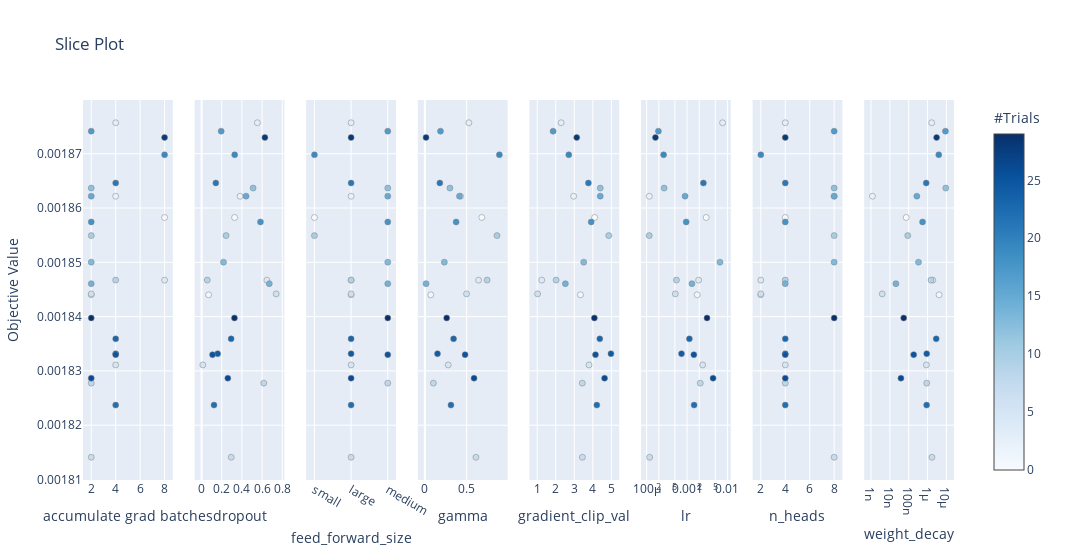

Source (notebook cell):
### Code cell
optuna.visualization.plot_slice(study)

### Figure 1 — Plotly figure (JSON) as saved in the notebook; plotly's stock layout.template omitted (floating-point values rounded to 4 significant figures)
{"data": [{"marker": {"color": [0, 1, 2, 3, 4, 5, 6, 7, 8, 9, 10, 12, 13, 14, 15, 17, 18, 19, 21, 22, 23, 24, 25, 26, 28, 29], "colorbar": {"title": {"text": "#Trials"}, "x": 1, "xpad": 40}, "colorscale": [[0, "rgb(247,251,255)"], [0.125, "rgb(222,235,247)"], [0.25, "rgb(198,219,239)"], [0.375, "rgb(158,202,225)"], [0.5, "rgb(107,174,214)"], [0.625, "rgb(66,146,198)"], [0.75, "rgb(33,113,181)"], [0.875, "rgb(8,81,156)"], [1, "rgb(8,48,107)"]], "line": {"color": "Grey", "width": 0.5}, "showscale": true}, "mode": "markers", "showlegend": false, "type": "scatter", "x": [8, 2, 4, 4, 8, 4, 2, 2, 2, 4, 2, 2, 2, 2, 2, 2, 2, 8, 4, 4, 4, 4, 4, 2, 8, 2], "xaxis": "x", "y": [0.001858, 0.001844, 0.001862, 0.001876, 0.001847, 0.001831, 0.001844, 0.001814, 0.001828, 0.001847, 0.001855, 0.001864, 0.00185, 0.001846, 0.001862, 0.001874, 0.001857, 0.00187, 0.001865, 0.001824, 0.001836, 0.001833, 0.001833, 0.001829, 0.001873, 0.00184], "yaxis": "y"}, {"marker": {"color": [0, 1, 2, 3, 4, 5, 6, 7, 8, 9, 10, 12, 13, 14, 15, 17, 18, 19, 21, 22, 23, 24, 25, 26, 28, 29], "colorbar": {"title": {"text": "#Trials"}, "x": 1, "xpad": 40}, "colorscale": [[0, "rgb(247,251,255)"], [0.125, "rgb(222,235,247)"], [0.25, "rgb(198,219,239)"], [0.375, "rgb(158,202,225)"], [0.5, "rgb(107,174,214)"], [0.625, "rgb(66,146,198)"], [0.75, "rgb(33,113,181)"], [0.875, "rgb(8,81,156)"], [1, "rgb(8,48,107)"]], "line": {"color": "Grey", "width": 0.5}, "showscale": false}, "mode": "markers", "showlegend": false, "type": "scatter", "x": [0.3273, 0.06981, 0.3816, 0.5531, 0.6475, 0.01246, 0.7395, 0.294, 0.6166, 0.05679, 0.2428, 0.5109, 0.2175, 0.6713, 0.4411, 0.1943, 0.5838, 0.3282, 0.1413, 0.1232, 0.2929, 0.1596, 0.1084, 0.2602, 0.6277, 0.3258], "xaxis": "x2", "y": [0.001858, 0.001844, 0.001862, 0.001876, 0.001847, 0.001831, 0.001844, 0.001814, 0.001828, 0.001847, 0.001855, 0.001864, 0.00185, 0.001846, 0.001862, 0.001874, 0.001857, 0.00187, 0.001865, 0.001824, 0.001836, 0.001833, 0.001833, 0.001829, 0.001873, 0.00184], "yaxis": "y2"}, {"marker": {"color": [0, 1, 2, 3, 4, 5, 6, 7, 8, 9, 10, 12, 13, 14, 15, 17, 18, 19, 21, 22, 23, 24, 25, 26, 28, 29], "colorbar": {"title": {"text": "#Trials"}, "x": 1, "xpad": 40}, "colorscale": [[0, "rgb(247,251,255)"], [0.125, "rgb(222,235,247)"], [0.25, "rgb(198,219,239)"], [0.375, "rgb(158,202,225)"], [0.5, "rgb(107,174,214)"], [0.625, "rgb(66,146,198)"], [0.75, "rgb(33,113,181)"], [0.875, "rgb(8,81,156)"], [1, "rgb(8,48,107)"]], "line": {"color": "Grey", "width": 0.5}, "showscale": false}, "mode": "markers", "showlegend": false, "type": "scatter", "x": ["small", "large", "large", "large", "large", "large", "large", "large", "medium", "large", "small", "medium", "medium", "medium", "medium", "medium", "medium", "small", "large", "large", "large", "large", "medium", "large", "large", "medium"], "xaxis": "x3", "y": [0.001858, 0.001844, 0.001862, 0.001876, 0.001847, 0.001831, 0.001844, 0.001814, 0.001828, 0.001847, 0.001855, 0.001864, 0.00185, 0.001846, 0.001862, 0.001874, 0.001857, 0.00187, 0.001865, 0.001824, 0.001836, 0.001833, 0.001833, 0.001829, 0.001873, 0.00184], "yaxis": "y3"}, {"marker": {"color": [0, 1, 2, 3, 4, 5, 6, 7, 8, 9, 10, 12, 13, 14, 15, 17, 18, 19, 21, 22, 23, 24, 25, 26, 28, 29], "colorbar": {"title": {"text": "#Trials"}, "x": 1, "xpad": 40}, "colorscale": [[0, "rgb(247,251,255)"], [0.125, "rgb(222,235,247)"], [0.25, "rgb(198,219,239)"], [0.375, "rgb(158,202,225)"], [0.5, "rgb(107,174,214)"], [0.625, "rgb(66,146,198)"], [0.75, "rgb(33,113,181)"], [0.875, "rgb(8,81,156)"], [1, "rgb(8,48,107)"]], "line": {"color": "Grey", "width": 0.5}, "showscale": false}, "mode": "markers", "showlegend": false, "type": "scatter", "x": [0.6821, 0.07077, 0.4285, 0.5271, 0.6434, 0.2795, 0.4991, 0.6113, 0.1018, 0.746, 0.8639, 0.3004, 0.2332, 0.01403, 0.4145, 0.1869, 0.3744, 0.8924, 0.1793, 0.3124, 0.3438, 0.1513, 0.4816, 0.5889, 0.01383, 0.2611], "xaxis": "x4", "y": [0.001858, 0.001844, 0.001862, 0.001876, 0.001847, 0.001831, 0.001844, 0.001814, 0.001828, 0.001847, 0.001855, 0.001864, 0.00185, 0.001846, 0.001862, 0.001874, 0.001857, 0.00187, 0.001865, 0.001824, 0.001836, 0.001833, 0.001833, 0.001829, 0.001873, 0.00184], "yaxis": "y4"}, {"marker": {"color": [0, 1, 2, 3, 4, 5, 6, 7, 8, 9, 10, 12, 13, 14, 15, 17, 18, 19, 21, 22, 23, 24, 25, 26, 28, 29], "colorbar": {"title": {"text": "#Trials"}, "x": 1, "xpad": 40}, "colorscale": [[0, "rgb(247,251,255)"], [0.125, "rgb(222,235,247)"], [0.25, "rgb(198,219,239)"], [0.375, "rgb(158,202,225)"], [0.5, "rgb(107,174,214)"], [0.625, "rgb(66,146,198)"], [0.75, "rgb(33,113,181)"], [0.875, "rgb(8,81,156)"], [1, "rgb(8,48,107)"]], "line": {"color": "Grey", "width": 0.5}, "showscale": false}, "mode": "markers", "showlegend": false, "type": "scatter", "x": [4.094, 3.334, 2.964, 2.291, 1.245, 3.793, 1.021, 3.438, 3.431, 2.02, 4.859, 4.401, 3.508, 2.517, 4.4, 1.856, 3.91, 2.703, 3.76, 4.216, 4.376, 4.979, 4.143, 4.633, 3.131, 4.084], "xaxis": "x5", "y": [0.001858, 0.001844, 0.001862, 0.001876, 0.001847, 0.001831, 0.001844, 0.001814, 0.001828, 0.001847, 0.001855, 0.001864, 0.00185, 0.001846, 0.001862, 0.001874, 0.001857, 0.00187, 0.001865, 0.001824, 0.001836, 0.001833, 0.001833, 0.001829, 0.001873, 0.00184], "yaxis": "y5"}, {"marker": {"color": [0, 1, 2, 3, 4, 5, 6, 7, 8, 9, 10, 12, 13, 14, 15, 17, 18, 19, 21, 22, 23, 24, 25, 26, 28, 29], "colorbar": {"title": {"text": "#Trials"}, "x": 1, "xpad": 40}, "colorscale": [[0, "rgb(247,251,255)"], [0.125, "rgb(222,235,247)"], [0.25, "rgb(198,219,239)"], [0.375, "rgb(158,202,225)"], [0.5, "rgb(107,174,214)"], [0.625, "rgb(66,146,198)"], [0.75, "rgb(33,113,181)"], [0.875, "rgb(8,81,156)"], [1, "rgb(8,48,107)"]], "line": {"color": "Grey", "width": 0.5}, "showscale": false}, "mode": "markers", "showlegend": false, "type": "scatter", "x": [0.002973, 0.001783, 0.0001164, 0.007571, 0.001929, 0.00243, 0.0005116, 0.0001187, 0.002123, 0.0005468, 0.0001158, 0.0002712, 0.006532, 0.001321, 0.0008932, 0.0001954, 0.0009519, 0.0002627, 0.002539, 0.001495, 0.001143, 0.0007291, 0.001473, 0.004403, 0.0001649, 0.003121], "xaxis": "x6", "y": [0.001858, 0.001844, 0.001862, 0.001876, 0.001847, 0.001831, 0.001844, 0.001814, 0.001828, 0.001847, 0.001855, 0.001864, 0.00185, 0.001846, 0.001862, 0.001874, 0.001857, 0.00187, 0.001865, 0.001824, 0.001836, 0.001833, 0.001833, 0.001829, 0.001873, 0.00184], "yaxis": "y6"}, {"marker": {"color": [0, 1, 2, 3, 4, 5, 6, 7, 8, 9, 10, 12, 13, 14, 15, 17, 18, 19, 21, 22, 23, 24, 25, 26, 28, 29], "colorbar": {"title": {"text": "#Trials"}, "x": 1, "xpad": 40}, "colorscale": [[0, "rgb(247,251,255)"], [0.125, "rgb(222,235,247)"], [0.25, "rgb(198,219,239)"], [0.375, "rgb(158,202,225)"], [0.5, "rgb(107,174,214)"], [0.625, "rgb(66,146,198)"], [0.75, "rgb(33,113,181)"], [0.875, "rgb(8,81,156)"], [1, "rgb(8,48,107)"]], "line": {"color": "Grey", "width": 0.5}, "showscale": false}, "mode": "markers", "showlegend": false, "type": "scatter", "x": [4, 2, 8, 4, 2, 4, 2, 8, 4, 4, 8, 8, 8, 4, 8, 8, 4, 2, 4, 4, 4, 4, 4, 4, 4, 8], "xaxis": "x7", "y": [0.001858, 0.001844, 0.001862, 0.001876, 0.001847, 0.001831, 0.001844, 0.001814, 0.001828, 0.001847, 0.001855, 0.001864, 0.00185, 0.001846, 0.001862, 0.001874, 0.001857, 0.00187, 0.001865, 0.001824, 0.001836, 0.001833, 0.001833, 0.001829, 0.001873, 0.00184], "yaxis": "y7"}, {"marker": {"color": [0, 1, 2, 3, 4, 5, 6, 7, 8, 9, 10, 12, 13, 14, 15, 17, 18, 19, 21, 22, 23, 24, 25, 26, 28, 29], "colorbar": {"title": {"text": "#Trials"}, "x": 1, "xpad": 40}, "colorscale": [[0, "rgb(247,251,255)"], [0.125, "rgb(222,235,247)"], [0.25, "rgb(198,219,239)"], [0.375, "rgb(158,202,225)"], [0.5, "rgb(107,174,214)"], [0.625, "rgb(66,146,198)"], [0.75, "rgb(33,113,181)"], [0.875, "rgb(8,81,156)"], [1, "rgb(8,48,107)"]], "line": {"color": "Grey", "width": 0.5}, "showscale": false}, "mode": "markers", "showlegend": false, "type": "scatter", "x": [7.379e-08, 4.072e-06, 1.19e-09, 1.657e-06, 1.905e-06, 8.687e-07, 3.959e-09, 1.703e-06, 9.074e-07, 1.532e-06, 8.904e-08, 9.242e-06, 3.302e-07, 2.1e-08, 2.706e-07, 8.892e-06, 5.421e-07, 3.931e-06, 8.473e-07, 8.944e-07, 2.87e-06, 9.027e-07, 1.84e-07, 3.874e-08, 3.024e-06, 5.441e-08], "xaxis": "x8", "y": [0.001858, 0.001844, 0.001862, 0.001876, 0.001847, 0.001831, 0.001844, 0.001814, 0.001828, 0.001847, 0.001855, 0.001864, 0.00185, 0.001846, 0.001862, 0.001874, 0.001857, 0.00187, 0.001865, 0.001824, 0.001836, 0.001833, 0.001833, 0.001829, 0.001873, 0.00184], "yaxis": "y8"}], "layout": {"title": {"text": "Slice Plot"}, "width": 2400, "xaxis": {"anchor": "y", "domain": [0, 0.1031], "title": {"text": "accumulate grad batches"}}, "xaxis2": {"anchor": "y2", "domain": [0.1281, 0.2312], "title": {"text": "dropout"}}, "xaxis3": {"anchor": "y3", "domain": [0.2562, 0.3594], "title": {"text": "feed_forward_size"}}, "xaxis4": {"anchor": "y4", "domain": [0.3844, 0.4875], "title": {"text": "gamma"}}, "xaxis5": {"anchor": "y5", "domain": [0.5125, 0.6156], "title": {"text": "gradient_clip_val"}}, "xaxis6": {"anchor": "y6", "domain": [0.6406, 0.7438], "title": {"text": "lr"}, "type": "log"}, "xaxis7": {"anchor": "y7", "domain": [0.7688, 0.8719], "title": {"text": "n_heads"}}, "xaxis8": {"anchor": "y8", "domain": [0.8969, 1], "title": {"text": "weight_decay"}, "type": "log"}, "yaxis": {"anchor": "x", "domain": [0, 1], "title": {"text": "Objective Value"}}, "yaxis2": {"anchor": "x2", "domain": [0, 1], "matches": "y", "showticklabels": false}, "yaxis3": {"anchor": "x3", "domain": [0, 1], "matches": "y", "showticklabels": false}, "yaxis4": {"anchor": "x4", "domain": [0, 1], "matches": "y", "showticklabels": false}, "yaxis5": {"anchor": "x5", "domain": [0, 1], "matches": "y", "showticklabels": false}, "yaxis6": {"anchor": "x6", "domain": [0, 1], "matches": "y", "showticklabels": false}, "yaxis7": {"anchor": "x7", "domain": [0, 1], "matches": "y", "showticklabels": false}, "yaxis8": {"anchor": "x8", "domain": [0, 1], "matches": "y", "showticklabels": false}}}
